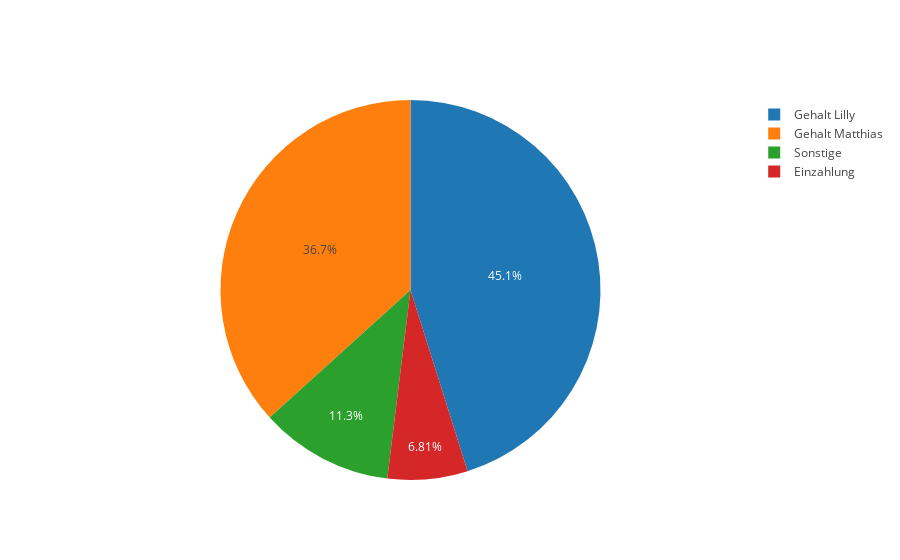

Write notebook code for a chart like this one.
### Markdown cell above
Plotting Einnahmen

### Code cell
from plotly.offline import download_plotlyjs, init_notebook_mode, plot, iplot
import plotly.graph_objs as go

labels = labels_Einnahmen
values = values_Einnahmen

trace = go.Pie(labels=labels, values=values)

iplot([trace], filename='basic_pie_chart')

### Figure 1 — Plotly figure (JSON) as saved in the notebook; plotly's stock layout.template omitted (floating-point values rounded to 4 significant figures)
{"data": [{"labels": ["Sonstige", "Gehalt Lilly", "Gehalt Matthias", "Einzahlung"], "values": [4874.0, 19410.0, 15790.0, 2930], "type": "pie", "uid": "dc8ebd3c-5fc1-4458-8580-b4326e6dda6c"}], "layout": {}}
